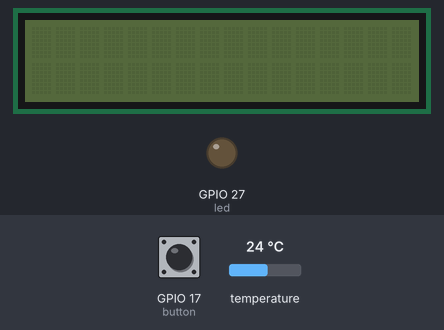
Simulated run of this program. Board: Raspberry Pi (BCM pin numbers). On the bench: 16×2 character LCD, output pins drawn as LEDs (lit = HIGH). The test bench sets the inputs (shaded band); at power-on: GPIO 17 (button) HIGH, temperature 24 °C. Library files of the repository ran but are not shown: mpu6050.py.

Above: at 1.2 s.
1.3 s: GPIO 17 (button) pulled LOW for 0.15 s
At 2.6 s:
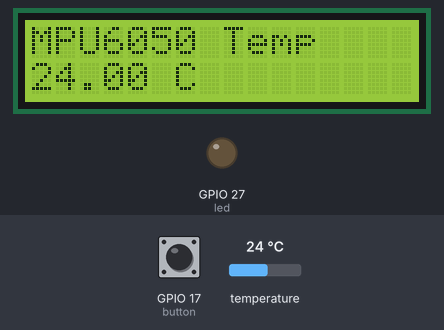
3.0 s: GPIO 17 (button) pulled LOW for 1 s
At 4.5 s:
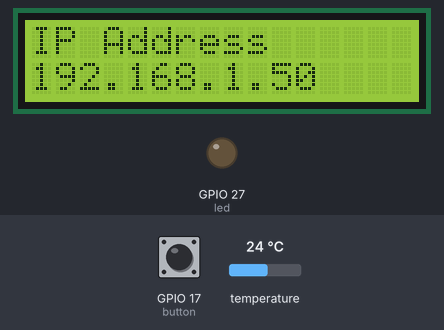
5.5 s: GPIO 17 (button) pulled LOW for 3.2 s
At 7.0 s:
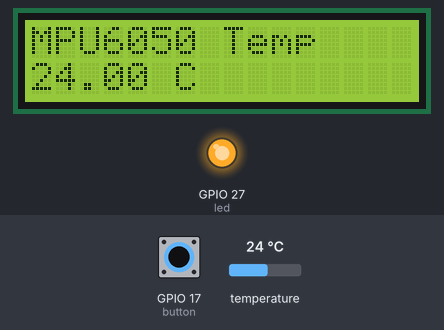
Timing chart, 0 to 10.2 s (numbered marks = the images above; inputs shaded):
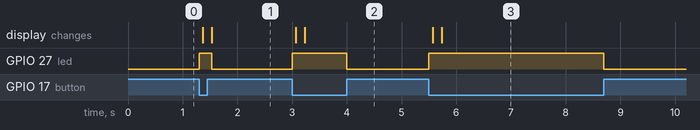

Measured:
- after the input at 1.3 s, GPIO 27 (led): LOW → HIGH at once, → LOW 0.23 s later; the display: first changes after 0.06 s (image 1 shows a later state)
- after the input at 3.0 s, GPIO 27 (led): LOW → HIGH at once, → LOW 1.0 s later; the display: first changes after 0.07 s (image 2 shows a later state)
- after the input at 5.5 s, GPIO 27 (led): LOW → HIGH at once, → LOW 3.2 s later; the display: first changes after 0.07 s (image 3 shows a later state)

The program:

main.py
```python
import smbus
import time
from gpiozero import LED, Button
from signal import pause
from functools import partial

# user libraries
from helper import button_pressed, button_released


class Setup:
    def __init__(self):
        self.MPU_ADDR = 0x68
        self.LCD_ADDR = 0x27
        self.PWR_MGMT_1 = 0x6B
        self.TEMP_OUT_H = 0x41
        self.bus = smbus.SMBus(1)
        self.led = LED(27)
        self.button = Button(17, bounce_time=0.02)
        self.view: int = 0


def main():
    s = Setup()

    # Wake up MPU6050
    s.bus.write_byte_data(s.MPU_ADDR, s.PWR_MGMT_1, 0)

    s.button.when_pressed = partial(button_pressed, s)
    s.button.when_released = partial(button_released, s)

    try:
        pause()
    except KeyboardInterrupt:
        pass
    finally:
        try:
            s.button.close()
        except Exception:
            pass
        try:
            # smbus.SMBus has a close() method on many implementations
            s.bus.close()
        except Exception:
            pass


if __name__ == "__main__":
    main()
```

helper.py
```python
import socket
from lcd import lcd_init, lcd_string
from mpu6050 import read_temperature


def button_pressed(s) -> None:
    s.led.on()

    lcd_init(s)

    if s.view == 0:
        lcd_string(s, "MPU6050 Temp", 1)
        temp: float | None = read_temperature(s)
        lcd_string(s, f"{temp:.2f} C", 2)
    elif s.view == 1:
        lcd_string(s, "IP Address", 1)
        lcd_string(s, get_ip_address(), 2)

    # set next view
    if s.view == 1:
        s.view = 0
    else:
        s.view += 1


def button_released(s) -> None:
    s.led.off()


def get_ip_address() -> str:
    try:
        s = socket.socket(socket.AF_INET, socket.SOCK_DGRAM)
        s.connect(("8.8.8.8", 80))
        ip: str = s.getsockname()[0]
        s.close()
        return ip
    except Exception as e:
        print(e)
        return f"No Network."
```

lcd.py
```python
import time


# ---------- LCD FUNCTIONS ----------
def lcd_write_byte(s, data: bytes) -> None:
    s.bus.write_byte(s.LCD_ADDR, data)


def lcd_toggle_enable(s, data: bytes) -> None:
    lcd_write_byte(s, data | 0x04)
    time.sleep(0.0005)
    lcd_write_byte(s, data & ~0x04)
    time.sleep(0.0005)


def lcd_send(s, data: bytes, mode) -> None:
    high = mode | (data & 0xF0) | 0x08
    low = mode | ((data << 4) & 0xF0) | 0x08
    lcd_write_byte(s, high)
    lcd_toggle_enable(s, high)
    lcd_write_byte(s, low)
    lcd_toggle_enable(s, low)


def lcd_command(s, cmd) -> None:
    lcd_send(s, cmd, 0)


def lcd_char(s, char) -> None:
    lcd_send(s, ord(char), 1)


def lcd_init(s) -> None:
    time.sleep(0.05)
    lcd_command(s, 0x33)
    lcd_command(s, 0x32)
    lcd_command(s, 0x06)
    lcd_command(s, 0x0C)
    lcd_command(s, 0x28)
    lcd_command(s, 0x01)
    time.sleep(0.05)


def lcd_string(s, text, line) -> None:
    if line == 1:
        lcd_command(s, 0x80)
    elif line == 2:
        lcd_command(s, 0xC0)
    for char in text.ljust(16):
        lcd_char(s, char)
```
